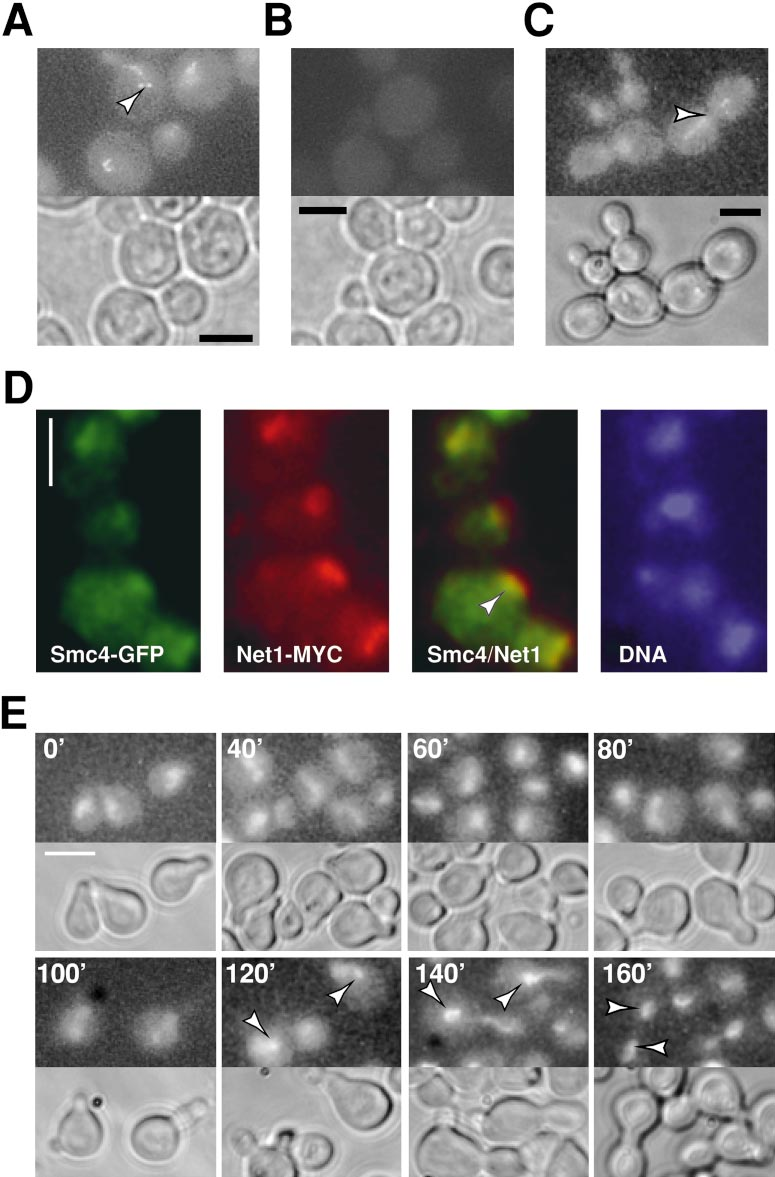
#> input picture Nov1 Self-Modify-Parameter/3.jpg, 775 x 1177 px, found by its file name
$ python myprojImp.py   (Python 2 division)   (older library calls are emulated)
#> lines starting #> are read from the running program, lines starting #| are printed output that depends on the picture; pictures that were not available may be replaced by others from this repository, and a replacement may not be noted
import numpy as np
import cv2
from matplotlib import pyplot as plt
import matplotlib.patches as mpatches

similarity_treshold=0.13
margin_treshold=250
labelCap = "ABCDEFGHIJKLMNOPQRSTUVWXYZ"
num = 5
ifwrite=0
writefolder='/Users/shixiangyang/Desktop/Oct31/'
ifcontour=0
ifallcontour=0
marginbox=3
# labelCap ="D"
labelCap = labelCap[0:num]
thres = 0
minarea,maxarea=100,1700
img = cv2.imread('/Users/shixiangyang/Desktop/3.jpg')
#> img is the input picture: shape (1177, 775, 3); mean B, G, R 146.2, 144.5, 146.6
imgB=[]


# [7 lines left out: function wait, not called in this run]

def cutmargin(inputimg,margin_treshold1):
	minY = 0
	minX = 0
	maxY = inputimg.shape[0]
	maxX = inputimg.shape[1]
	# print minX,maxX,minY,maxY
	for i in range(maxY):
		if(np.mean(inputimg[i,:])<margin_treshold1):
			minY=i
			break
	for i in range(maxY)[::-1]:
		if(np.mean(inputimg[i,:])<margin_treshold1):
			maxY=i
			break
	for i in range(maxX):
		if(np.mean(inputimg[:,i])<margin_treshold1):
			minX=i
			break
	for i in range(maxX)[::-1]:
		if(np.mean(inputimg[:,i])<margin_treshold1):
			maxX=i
			break
	# print minX,maxX,minY,maxY
	return inputimg[minY:maxY,minX:maxX]

# [98 lines left out: functions similarity, findCharacter, not called in this run]

# if __name__=='__main__':


for filename in labelCap:
	imga=cv2.imread('/Users/shixiangyang/Desktop/'+filename+'.jpg')
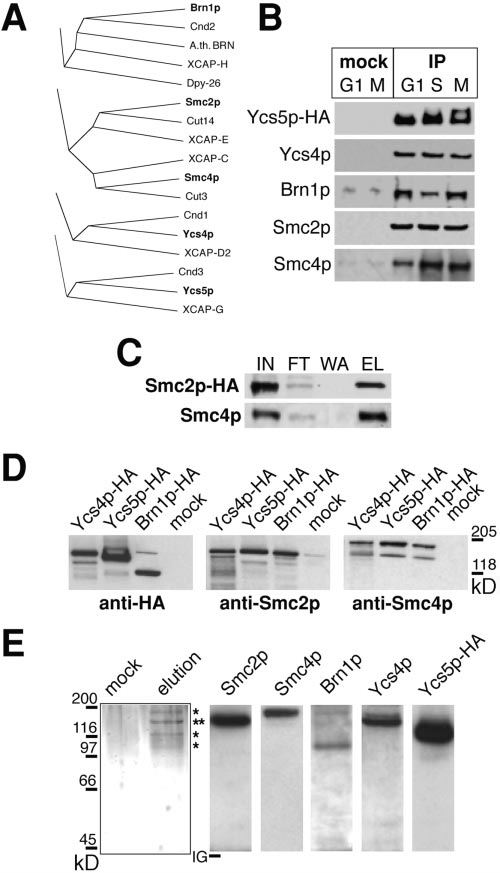
#> input picture Nov1 Self-Modify-Parameter/1.jpg, 500 x 873 px, given in place of A.jpg, which was not available
#> imga is the input picture: shape (873, 500, 3); min 0, max 255, mean 230.9
	imga=cutmargin(imga,margin_treshold)
#> in cutmargin, `return inputimg[minY:maxY,minX:maxX]`:
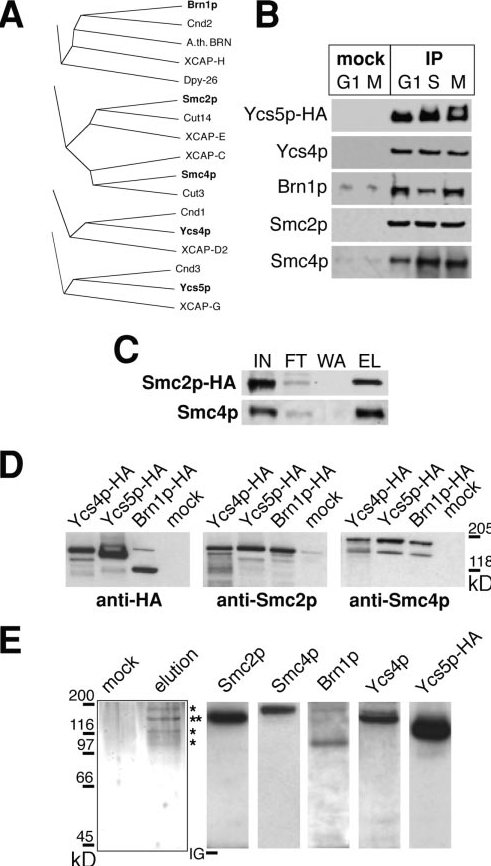
#> returned value: shape (866, 491, 3); min 0, max 255, mean 230.3
	imgB.append(imga)
#> pass 2 of the loop `for filename in labelCap:`:
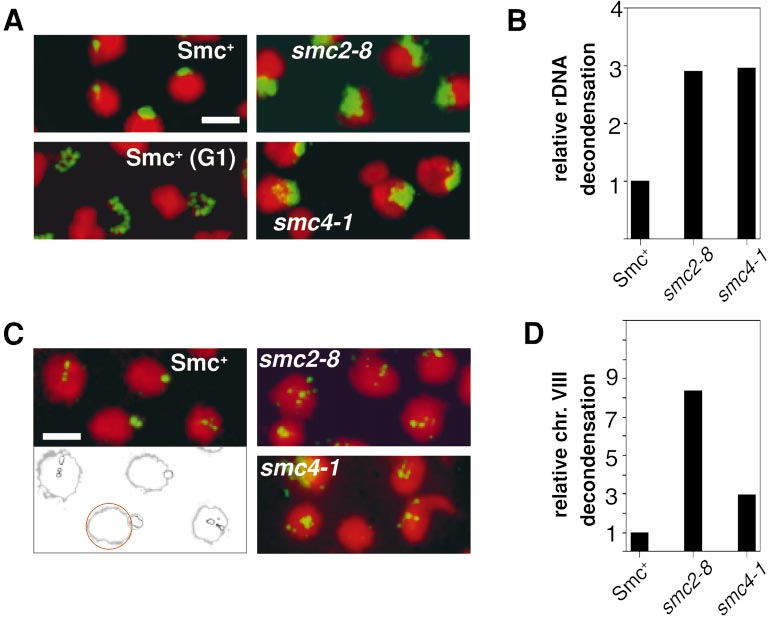
#> input picture Nov1 Self-Modify-Parameter/2.jpg, 775 x 618 px, given in place of B.jpg, which was not available
#> imga is the input picture: shape (618, 775, 3); mean B, G, R 177.6, 177.4, 185.9
#> in cutmargin (call 2), `return inputimg[minY:maxY,minX:maxX]`:
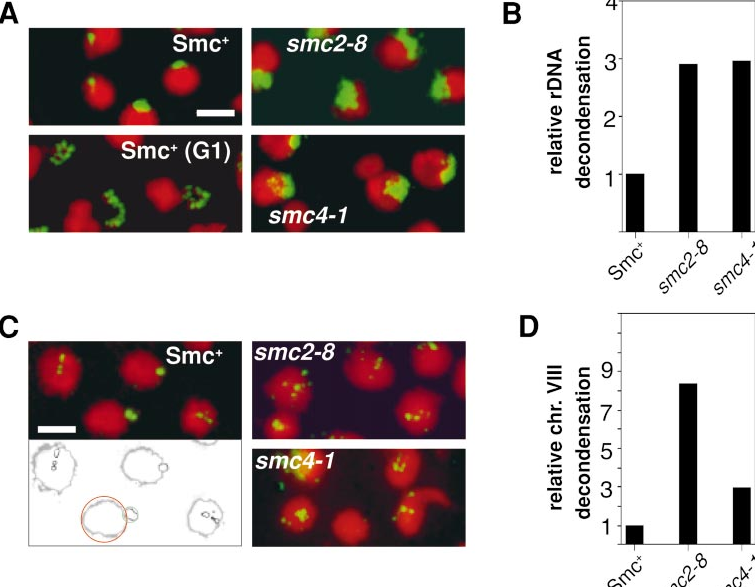
#> returned value: shape (587, 755, 3); mean of channels 0, 1, 2 171.6, 171.4, 180.6; drawn as B, G, R
#> (the run stopped early here; a loop or call above may not have finished)
